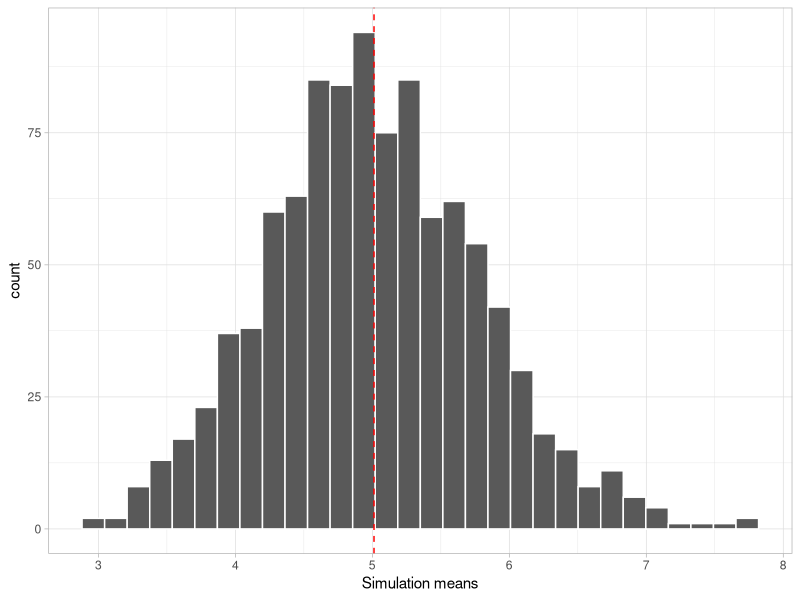
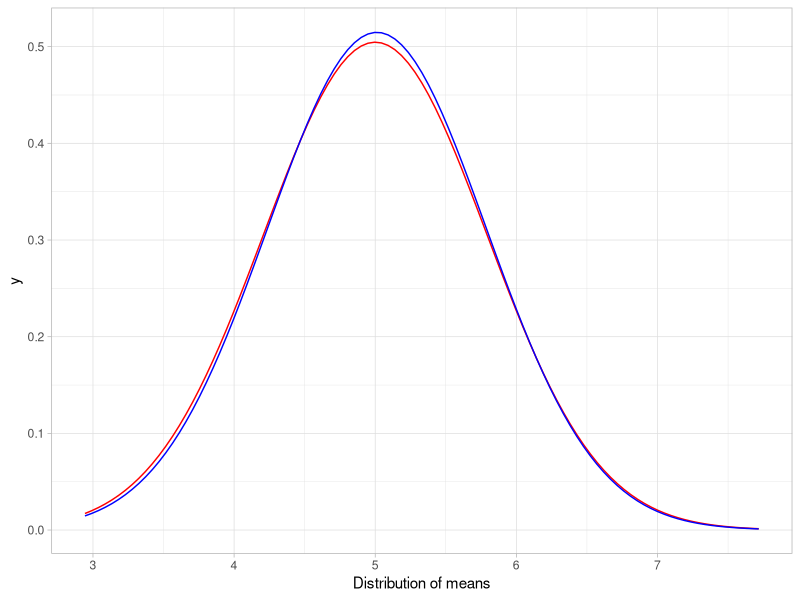
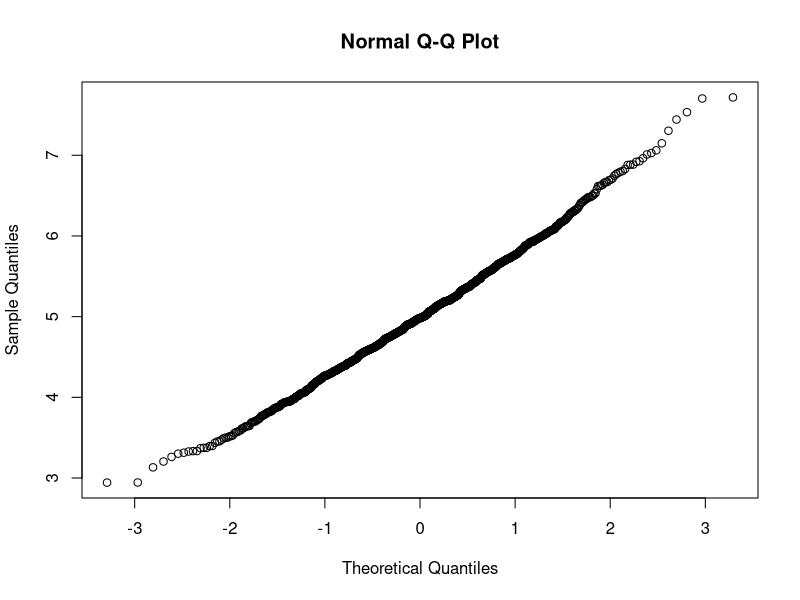

R code for these plots, in order:
## ---- chunk 1
library(ggplot2)

set.seed(123)

n = 40
  
lambda = 0.2

#Processing 1000 rexp
dist = replicate(1000, rexp(n, lambda))

#Preparing 1000 means 
distmeans = apply(dist, 2, mean)

distmeans = data.frame(distmeans)
## ---- chunk 2
summary(distmeans)
## ---- chunk 3
meanx = 1/lambda
varx = (1 / lambda)^2 / (n)
sdx = (1/lambda) * (1/sqrt(n))
## ---- chunk 4
pl  = ggplot(data = data.frame(distmeans), aes(distmeans)) + geom_histogram(col = "white") + 
  geom_vline(xintercept = mean(distmeans$distmeans), col = 'red', linetype = "dashed") +
  xlab('Simulation means') + 
  theme_light()
print(pl)
## ---- chunk 5
plotix= ggplot(data = data.frame(distmeans), aes(distmeans)) + 
  stat_function(fun = dnorm, args = list(mean=meanx, sd = sdx), color="red") +
  stat_function(fun = dnorm, args = list(mean=mean(distmeans$distmeans), sd = sd(distmeans$distmeans)),color="blue") + 
  xlab("Distribution of means") + 
  theme_light()
print(plotix)
## ---- chunk 6
qqnorm(distmeans$distmeans)
